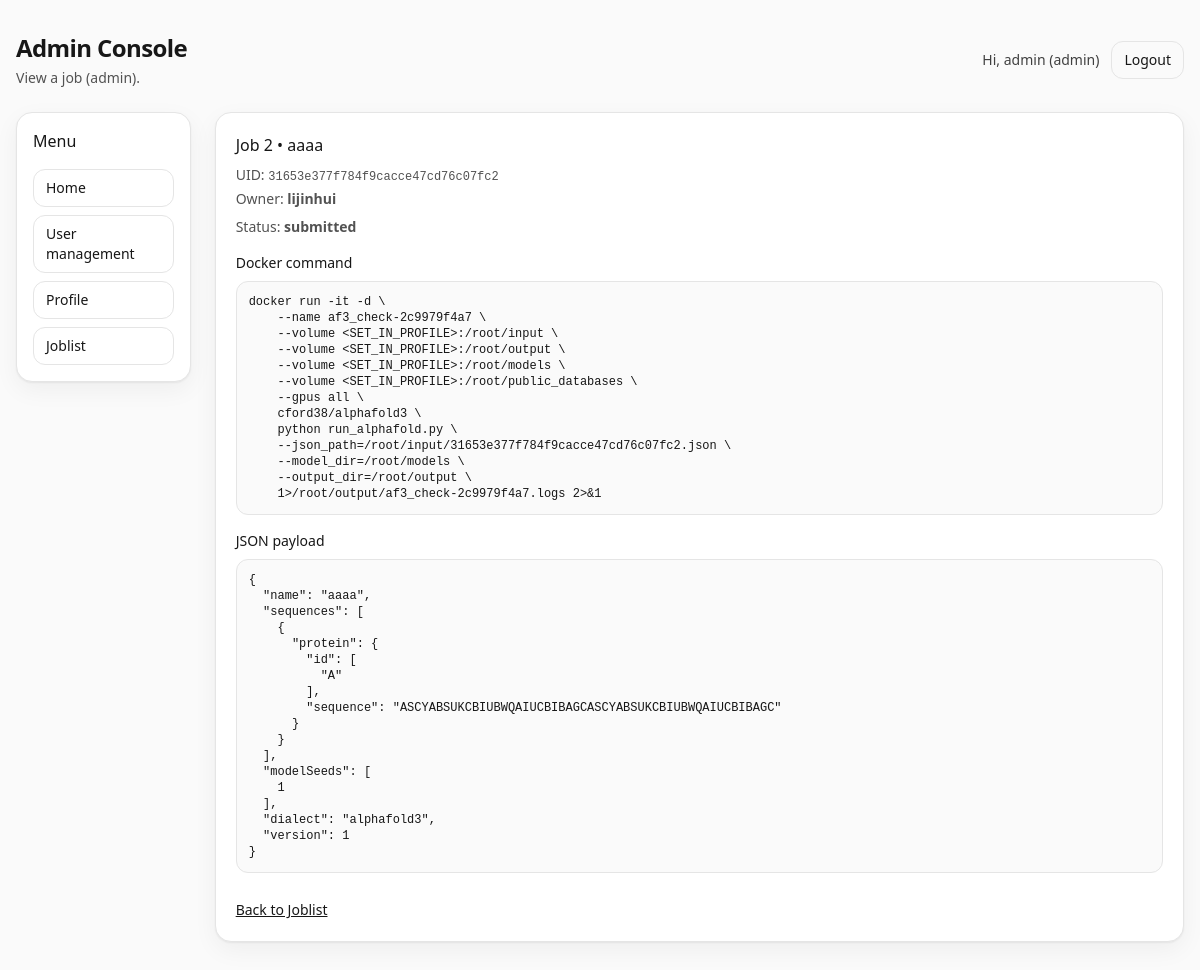
Screenshot of /admin/jobs/2 (signed in) with the database file from the repository.
### db.py (models this page shows)
class User(Base):
    __tablename__ = "users"
    __table_args__ = (UniqueConstraint("username", name="uq_username"),)
    id = Column(Integer, primary_key=True, index=True)
    username = Column(String(64), nullable=False, index=True)
    password_hash = Column(String(255), nullable=False)
    is_admin = Column(Boolean, nullable=False, default=False)
    created_at = Column(DateTime, nullable=False, default=datetime.utcnow)

class Job(Base):
    __tablename__ = "jobs"
    id = Column(Integer, primary_key=True, index=True)
    job_uid = Column(String(64), nullable=False, default="", index=True)
    owner_id = Column(Integer, ForeignKey("users.id"), nullable=False, index=True)
    name = Column(String(128), nullable=False, default="AF3 Job")
    status = Column(String(32), nullable=False, default="submitted")
    created_at = Column(DateTime, nullable=False, default=datetime.utcnow)
    finished_at = Column(DateTime, nullable=True)
    input_fasta = Column(Text, nullable=False, default="")
    params_json = Column(Text, nullable=False, default="{}")
    workdir = Column(String(512), nullable=False, default="")
    result_path = Column(String(512), nullable=False, default="")
    log_path = Column(String(512), nullable=False, default="")
    docker_cmd = Column(Text, nullable=False, default="")
    owner = relationship("User")

### app.py (the view)
@app.get("/admin/jobs/{job_id}", response_class=HTMLResponse)
async def admin_job_detail(request: Request, job_id: int, db: Session = Depends(get_db), admin: User = Depends(require_admin)):
    job = db.query(Job).options(joinedload(Job.owner)).filter(Job.id == job_id).first()
    if not job:
        return RedirectResponse("/admin/jobs", status_code=303)
    return templates.TemplateResponse("admin_job_detail.html", {"request": request, "user": admin, "job": job, "preview": ""})

### templates/admin_job_detail.html
{% extends "admin_base.html" %}
{% set subtitle="View a job (admin)." %}
{% block content %}
<h2 class="text-base font-medium mb-2">Job {{ job.id }} • {{ job.name }}</h2>
<p class="text-sm text-neutral-600 mb-1">UID: <span class="mono text-xs">{{ job.job_uid }}</span></p>
<p class="text-sm text-neutral-600 mb-2">Owner: <b>{{ job.owner.username }}</b></p>
<p class="text-sm text-neutral-600 mb-4">Status: <b>{{ job.status }}</b></p>
<div class="grid grid-cols-1 gap-4">
  <div>
    <h3 class="text-sm font-medium mb-2">Docker command</h3>
    <pre class="text-xs bg-neutral-50 border border-neutral-200 rounded-xl p-3 whitespace-pre-wrap mono">{{ job.docker_cmd or "N/A" }}</pre>
  </div>
  <div>
    <h3 class="text-sm font-medium mb-2">JSON payload</h3>
    <pre class="text-xs bg-neutral-50 border border-neutral-200 rounded-xl p-3 whitespace-pre-wrap mono">{{ job.params_json }}</pre>
  </div>
  <div class="pt-2">
    <a href="/admin/jobs" class="text-sm underline">Back to Joblist</a>
  </div>
</div>
{% endblock %}

### templates/admin_base.html
{% extends "base_public.html" %}
{% block body %}
<div class="max-w-7xl mx-auto px-4 py-8">
  <header class="flex items-center justify-between mb-6">
    <div>
      <h1 class="text-2xl font-semibold tracking-tight">Admin Console</h1>
      <p class="text-sm text-neutral-600 mt-1">{{ subtitle or "" }}</p>
    </div>
    <div class="flex items-center gap-3">
      <span class="text-sm text-neutral-700">Hi, <span class="font-medium">{{ user.username }}</span> (admin)</span>
      <a href="/logout" class="rounded-xl border border-neutral-200 px-3 py-2 text-sm hover:bg-neutral-50">Logout</a>
    </div>
  </header>
  <div class="grid grid-cols-1 lg:grid-cols-12 gap-6">
    <aside class="lg:col-span-2">
      <div class="card rounded-2xl bg-white border border-neutral-200 p-4">
        <h2 class="text-base font-medium">Menu</h2>
        <div class="mt-4 space-y-2">
          <a class="block rounded-xl border border-neutral-200 px-3 py-2 text-sm hover:bg-neutral-50" href="/admin/home">Home</a>
          <a class="block rounded-xl border border-neutral-200 px-3 py-2 text-sm hover:bg-neutral-50" href="/admin/users">User management</a>
          <a class="block rounded-xl border border-neutral-200 px-3 py-2 text-sm hover:bg-neutral-50" href="/admin/profile">Profile</a>
          <a class="block rounded-xl border border-neutral-200 px-3 py-2 text-sm hover:bg-neutral-50" href="/admin/jobs">Joblist</a>
        </div>
      </div>
    </aside>
    <main class="lg:col-span-10">
      <div class="card rounded-2xl bg-white border border-neutral-200 p-5">
        {% block content %}{% endblock %}
      </div>
    </main>
  </div>
</div>
{% endblock %}

### templates/base_public.html (style rules this page uses)
.card { box-shadow:0 1px 2px rgba(0,0,0,.06),0 8px 24px rgba(0,0,0,.05); }
.mono { font-family:ui-monospace,SFMono-Regular,Menlo,Monaco,Consolas,"Liberation Mono","Courier New",monospace; }

### rows the page displays
User: username "admin"
Job: id "2", name "aaaa", job_uid "31653e377f784f9cacce47cd76c07fc2", status "submitted", docker_cmd "docker run -it -d \\ --name af3_check-2c9979f4a7 \\ --volume <SET_IN_PROFILE>:/root/input \\ --volume <SET_IN_PROFILE>:/root/output \\ --volume <SET_IN_PROFILE>:/root/models \\ --volume <SET_IN_PROFILE>:/root/public_databases \\ --gpus all \\ cford38/alphafold3 \\ python run_alphafold.py \\ --json_path=/root/input/31653e377f784f9cacce47cd76c07fc2.json \\ --model_dir=/root/models \\ --output_dir=/root/output \\ 1>/root/output/af3_check-2c9979f4a7.logs 2>&1", params_json "{ \"name\": \"aaaa\", \"sequences\": [ { \"protein\": { \"id\": [ \"A\" ], \"sequence\": \"ASCYABSUKCBIUBWQAIUCBIBAGCASCYABSUKCBIUBWQAIUCBIBAGC\" } } ], \"modelSeeds\": [ 1 ], \"dialect\": \"alphafold3\", \"version\": 1 }"
User: owner.username "lijinhui"

### other values shown
{{ subtitle or "" }} "View a job (admin)."
